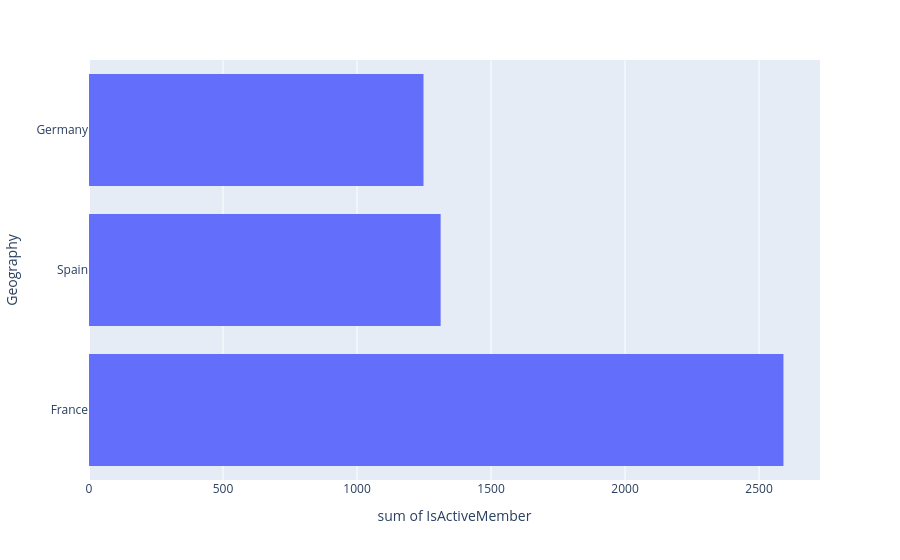

The notebook cell saved with this chart:
### Code cell
px.histogram(df,x='IsActiveMember',y='Geography').show()

### Figure 1 — Plotly figure (JSON) as saved in the notebook; plotly's stock layout.template omitted (floating-point values rounded to 4 significant figures; data arrays with more than 128 entries replaced by an {"elided": "..."} marker saying what was removed)
{"data": [{"bingroup": "y", "histfunc": "sum", "hovertemplate": "sum of IsActiveMember=%{x}<br>Geography=%{y}<extra></extra>", "legendgroup": "", "marker": {"color": "#636efa", "pattern": {"shape": ""}}, "name": "", "orientation": "h", "showlegend": false, "type": "histogram", "x": {"elided": "10000 int values"}, "xaxis": "x", "y": {"elided": "10000 str values"}, "yaxis": "y"}], "layout": {"barmode": "relative", "legend": {"tracegroupgap": 0}, "margin": {"t": 60}, "xaxis": {"anchor": "y", "domain": [0, 1], "title": {"text": "sum of IsActiveMember"}}, "yaxis": {"anchor": "x", "domain": [0, 1], "title": {"text": "Geography"}}}}
